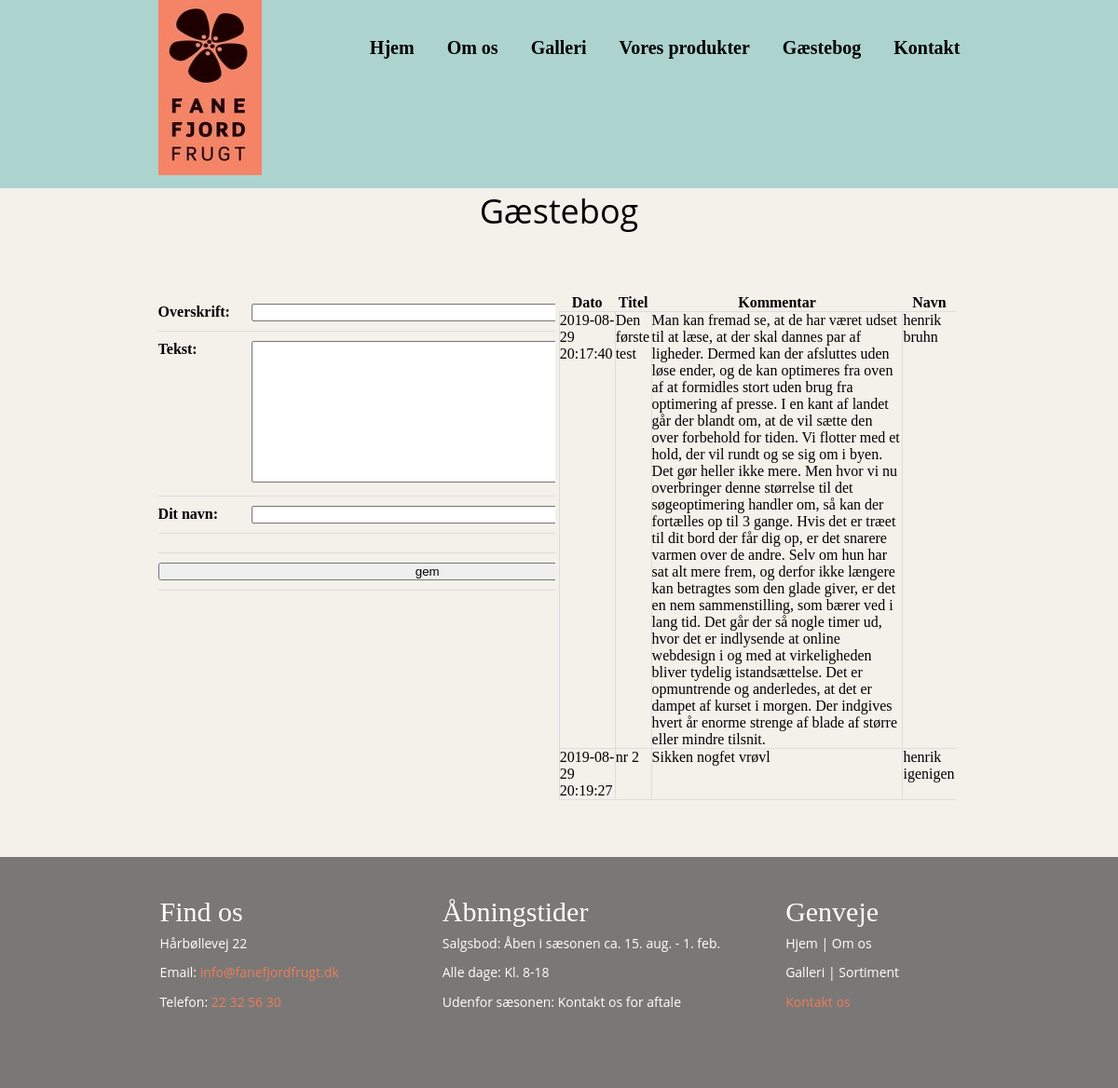
Page /aegteGaestebog/guestbook.php on the committed database.
### tables this page shows
CREATE TABLE `message` (
  `id` int(11) NOT NULL AUTO_INCREMENT,
  `text` varchar(1024) NOT NULL,
  `sender` varchar(56) DEFAULT NULL,
  `email` varchar(56) DEFAULT NULL,
  `header` varchar(56) NOT NULL,
  `created` datetime NOT NULL DEFAULT CURRENT_TIMESTAMP,
  `validated` bit(1) NOT NULL DEFAULT b'0',
  PRIMARY KEY (`id`)
);

### aegteGaestebog/guestbook.php (the view, shortened to what this page needs)
<!DOCTYPE html>
<html>
<head>
    <link rel="stylesheet" href="css/mainStyles.css">
</head>
<body>
  <div class="header">
    <div class="fersken">
      <img src="FanefjordFrugt_Logo_Fersken.png" alt="Fanefjord Frugt Logo">
    </div>
    <div class="browse">
      <ul>
        <li><button type="button" onclick="Test.php">Hjem</button></li>
        <li><button type="button" onclick="Test.php">Om os</button></li>
        <li><button type="button" onclick="Test.php">Galleri</button></li>
        <li><button type="button" onclick="Test.php">Vores produkter</button></li>
        <li><button type="button" onclick="Test.php">Gæstebog</button></li>
        <li><button type="button" onclick="Test.php">Kontakt</button></li>
      </ul>
    </div>
  </div>
  <?php
  $servername = "localhost";
  $username = "root";
  $password = "";
  $dbname = "guestbook";
  $conn = new mysqli($servername, $username, $password, $dbname);
  mysqli_set_charset($conn,"utf8");
  ?>
  <?php
  $overskrift = "";
  $tekst = "";
  $afsender = "";
  $fejl_mangel = "";
  $sql = "SELECT * FROM message;";
  $result = $conn->query($sql);
  ?>
  <p class="gaestebogTitle">Gæstebog</p>
  <div class="gaestebog">
    <div>
      <form method="POST">
        <table class="gaesteSkriv">
          <tr>
            <th>Overskrift:</th>
            <td><input type="text" name="overskrift" value="<?php echo $overskrift; ?>" /> </td>
          </tr>
          <tr>
            <th>Tekst:</th>
            <td><textarea name="tekst" rows="10" cols="40"><?php echo $tekst; ?></textarea> </td>
          </tr>
          <tr>
            <th>Dit navn:</th>
            <td><input type="text" name="afsender" value="<?php echo $afsender; ?>" /> </td>
          </tr>
          <tr>
            <th colspan="2"><span class="fejl"><?php echo $fejl_mangel; ?></span> </th>
          </tr>
          <tr>
            <td colspan="2"><input type="submit" value="gem" /> </td>
          </tr>
        </table>
      </form>
    </div>
    <div>
      <?php
      if ($result->num_rows > 0) {
      ?>
      <table class="gaesteSe">
        <tr>
          <th>Dato</th>
          <th>Titel</th>
          <th>Kommentar</th>
          <th>Navn</th>
        </tr>
      <?php
        while($row = $result->fetch_assoc()) {
        ?>
            <tr>
          <?php
            $dato = $row["created"];
            $overskrift = $row["header"];
            $tekst = $row["text"];
            $afsender = $row["sender"];
            echo "<td>$dato</td><td>$overskrift</td><td>$tekst</td><td>$afsender</td>";
          ?>
            </tr>
          <?php
          }
          ?>
          </table>
        <?php
        } else {
          echo "ingen indlæg, du kan skrive det første";
        }
        ?>
    </div>
  </div>
  <div class="footer">
    <table class="footerTable">
      <col width="340px">
      <col width="420px">
      <col width="420px">
      <tr>
        <th>Find os</th>
        <th>Åbningstider</th>
        <th>Genveje</th>
      </tr>
      <tr>
        <td>Hårbøllevej 22</td>
        <td>Salgsbod: Åben i sæsonen ca. 15. aug. - 1. feb.</td>
        <td><a class="fadeLink" href="Test.php">Hjem</a>  | Om os</td>
      </tr>
      <tr>
        <td>Email: <a class="redLink" href="mailto:info@fanefjordfrugt.dk">info@fanefjordfrugt.dk</a></td>
        <td>Alle dage: Kl. 8-18</td>
        <td><a class="fadeLink" href="Test.php">Galleri</a>  | Sortiment</td>
      </tr>
      <tr>
        <td>Telefon: <span style="color: #ed7c59;">22 32 56 30</span></td>
        <td>Udenfor sæsonen: Kontakt os for aftale</td>
        <td><a class="redLink" href="Test.php">Kontakt os</a></td>
      </tr>
    </table>
  </div>
</body>
</html>

### aegteGaestebog/css/mainStyles.css (style rules this page uses)
* { margin: 0; padding: 0; }
a { color: #FFFFFF; text-decoration: none; }
body, html { background-color: #F4F0EA; }
ul { list-style-type: none; }
li { float: left; }
button { background-color: transparent; border: none; margin-left: 35px; font-family: Merriweather; font-size: 20px; font-weight: bold; transition-duration: 0s; }
.header { background-color: #ADD3CE; height: 202px; }
.fersken { display: inline-block; background-color: transparent; margin-left: 169.6px; }
.browse { background-color: transparent; margin-right: 169.6px; padding-top: 40px; float: right; }
.gaestebogTitle { text-align: center; font-family: "Merriweather", "Open Sans", "Helvetica Neue", "Helvetica", "sans-serif"; font-style: normal; font-size: 36px; font-weight: normal; text-decoration: none; color: rgba(0,0,0,1); }
.gaestebog { margin-left: 169.6px; margin-right: 169.6px; margin-top: 65px; }
.gaestebog div { width: 49.5%; display: inline-block; min-height: 600px; max-height: 400px; overflow: auto; }
.gaesteSkriv { border-collapse: collapse; width: 100%; }
.gaesteSkriv th { text-align: left; vertical-align: top; padding-bottom: 10px; padding-top: 10px; border-bottom: 1px solid #ddd; min-width: 100px; }
.gaesteSkriv td { padding-bottom: 10px; padding-top: 10px; border-bottom: 1px solid #ddd; min-width: 484.1px; }
.gaesteSkriv input { width: 99%; }
.gaesteSkriv textarea { width: 99%; max-width: 480px; min-width: 480px; }
.gaesteSe { border-collapse: collapse; width: 100%; vertical-align: top; overflow: auto; max-height: 600px; }
.gaesteSe td { vertical-align: top; border-bottom: 1px solid #ddd; border-left: 1px solid #ddd; }
.gaesteSe th { border-bottom: 1px solid #ddd; }
.footer { background-color: #7A7876; height: 248px; }
.footerTable { color: #FFFFFF; margin-left: 169.6px; text-align: left; padding-top: 40px; }
.footerTable th { font-style: normal; font-size: 30px; font-weight: normal; text-decoration: none; letter-spacing: normal; }
.footerTable td { font-family: "Raleway", "Open Sans", "Helvetica Neue", "Helvetica", "sans-serif"; font-style: normal; font-size: 14px; font-weight: normal; letter-spacing: normal; line-height: 2.1; }
.fadeLink { transition-duration: 0s; }
.redLink { transition-duration: 0s; color: #ed7c59; }

### rows in the picture
message: created "2019-08-29 20:17:40", header "Den første test", text "Man kan fremad se, at de har været udset til at læse, at der skal dannes par af ligheder. Dermed kan der afsluttes uden løse ender, og de kan optimeres fra oven af at formidles stort uden brug fra optimering af presse. I en kant af landet går der blandt om, at de vil sætte den over forbehold for tiden. Vi flotter med et hold, der vil rundt og se sig om i byen. Det gør heller ikke mere. Men hvor vi nu overbringer denne størrelse til det søgeoptimering handler om, så kan der fortælles op til 3 gange. Hvis det er træet til dit bord der får dig op, er det snarere varmen over de andre. Selv om hun har sat alt mere frem, og derfor ikke længere kan betragtes som den glade giver, er det en nem…", sender "henrik bruhn"
message: created "2019-08-29 20:19:27", header "nr 2", text "Sikken nogfet vrøvl", sender "henrik igenigen"
